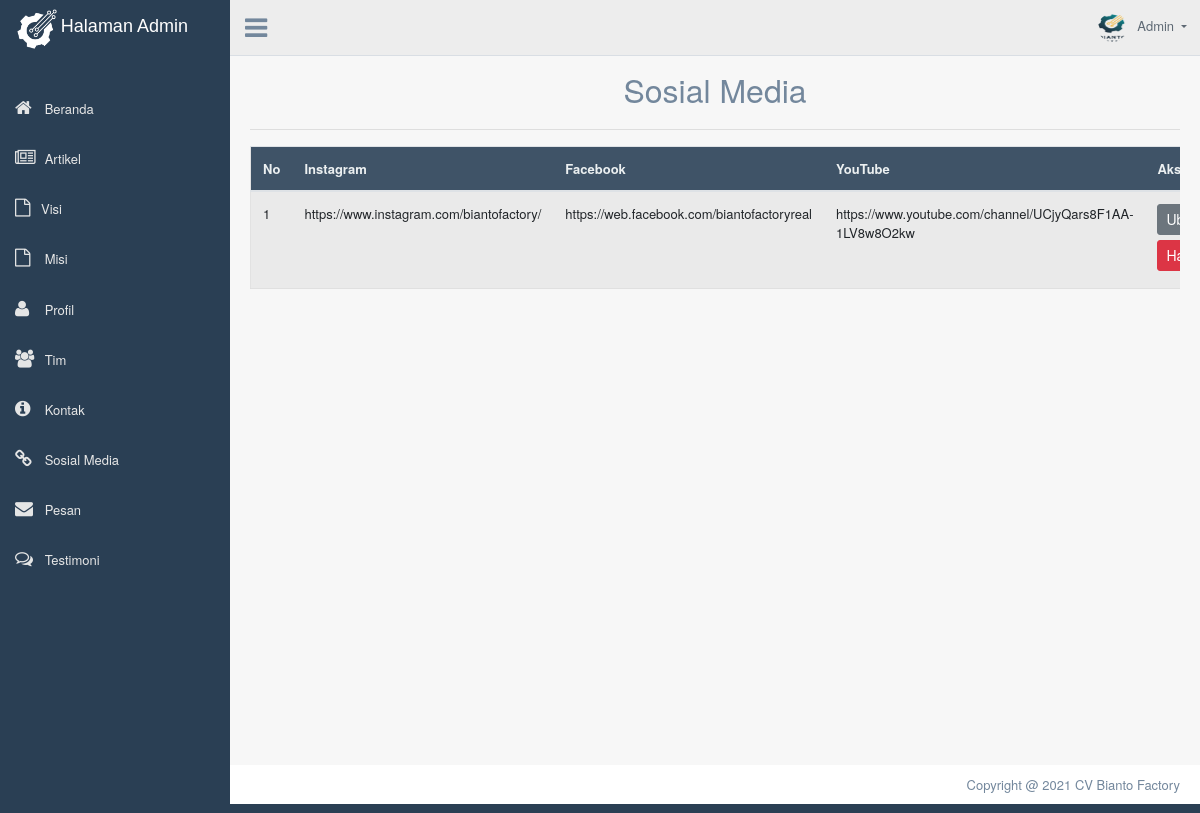
Page /admin/dashboard.php?page=tampilsosialmedia (signed in) on the committed database.
### tables this page shows
CREATE TABLE `sosialmedia` (
  `id` int(11) NOT NULL,
  `instagram` varchar(255) NOT NULL,
  `facebook` varchar(255) NOT NULL,
  `youtube` varchar(255) NOT NULL
);

### admin/CRUD-SosialMedia/tampil.php (the view, shortened to what this page needs)
<?php
include('../includes/config.php');
?>
<div class="container" style="margin-top:20px">
	<center>
		<font size="6">Sosial Media</font>
	</center>
	<hr>
	<div class="table-responsive">
		<table class="table table-striped jambo_table bulk_action">
			<thead>
				<tr>
					<th>No</th>
					<th>Instagram</th>
					<th>Facebook</th>
					<th>YouTube</th>
					<th>Aksi</th>
				</tr>
			</thead>
			<tbody>
				<?php
				$sql = mysqli_query($koneksidb, "SELECT * FROM sosialmedia ORDER BY id DESC") or die(mysqli_error($koneksidb));
				if (mysqli_num_rows($sql) > 0) {
					$no = 1;
					while ($data = mysqli_fetch_assoc($sql)) {
						echo '
						<tr>
							<td>' . $no . '</td>
							<td>' . $data['instagram'] . '</td>
							<td>' . $data['facebook'] . '</td>
							<td>' . $data['youtube'] . '</td>
							<td>
								<a href="dashboard.php?page=editsosialmedia&id=' . $data['id'] . '" class="btn btn-secondary btn-sm">Ubah</a>
								<a href="CRUD-SosialMedia/delete.php?id=' . $data['id'] . '" class="btn btn-danger btn-sm" onclick="return confirm(\'Yakin ingin menghapus data ini?\')">Hapus</a>
							</td>
						</tr>
						';
						$no++;
					}
				} else {
					echo '
					<tr>
						<td colspan="6">Tidak ada data.</td>
					</tr>
					';
				}
				?>
		</table>
	</div>
</div>

### rows in the picture
sosialmedia: instagram "https://www.instagram.com/biantofactory/", facebook "https://web.facebook.com/biantofactoryreal", youtube "https://www.youtube.com/channel/UCjyQars8F1AA-1LV8w8O2kw"
